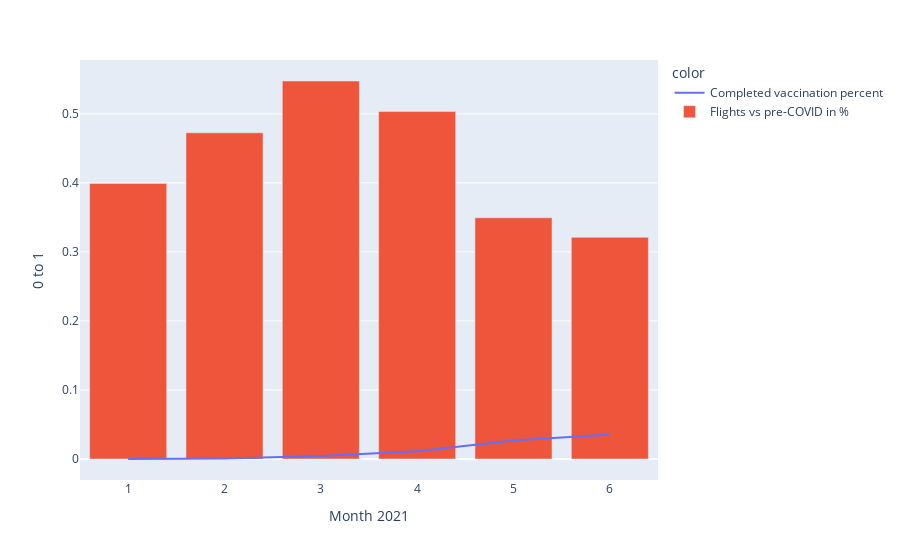

Notebook code cell kept with this figure:
### Code cell
import plotly.express as px

country='IN'

x_axis = year_merged_filtered[year_merged_filtered['iso_country']==country]['month']
monthly_flights = year_merged_filtered[year_merged_filtered['iso_country']==country]['flight_return_level']
monthly_vacc = year_merged_filtered[year_merged_filtered['iso_country']==country]['people_fully_vaccinated_per_hundred_x']
fig = px.line(x=x_axis, y=monthly_vacc/100, color=px.Constant("Completed vaccination percent"),
             labels=dict(x="Month 2021", y="0 to 1"))
fig.add_bar(x=x_axis, y=monthly_flights, name="Flights vs pre-COVID in %")
fig.show()

### Figure 1 — Plotly figure (JSON) as saved in the notebook; plotly's stock layout.template omitted (floating-point values rounded to 4 significant figures)
{"data": [{"hovertemplate": "color=Completed vaccination percent<br>Month 2021=%{x}<br>0 to 1=%{y}<extra></extra>", "legendgroup": "Completed vaccination percent", "line": {"color": "#636efa", "dash": "solid"}, "mode": "lines", "name": "Completed vaccination percent", "orientation": "v", "showlegend": true, "type": "scatter", "x": [1, 2, 3, 4, 5, 6], "xaxis": "x", "y": [0, 0.0007979, 0.004482, 0.01126, 0.02687, 0.03548], "yaxis": "y"}, {"name": "Flights vs pre-COVID in %", "type": "bar", "x": [1, 2, 3, 4, 5, 6], "y": [0.3991, 0.4725, 0.5476, 0.5033, 0.3495, 0.3211]}], "layout": {"legend": {"title": {"text": "color"}, "tracegroupgap": 0}, "margin": {"t": 60}, "xaxis": {"anchor": "y", "domain": [0, 1], "title": {"text": "Month 2021"}}, "yaxis": {"anchor": "x", "domain": [0, 1], "title": {"text": "0 to 1"}}}}
